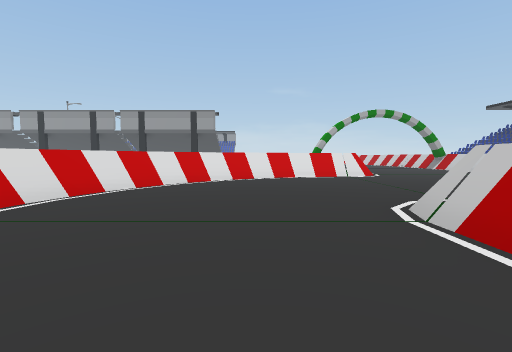
View 1 (above)

18 first-person views from a walk through a scene from a Unity 3-D project. The camera is 1.3 m above the floor, tilts 4° down and sees 85° across. The floor is counted in squares, 2 m on a side. Each view is taken from the middle of a square. On the plan, view 1 faces up. The plan holds only what a view shows up to about 9 squares ahead; the rest is blank. The place goes on beyond the plan.

View 2
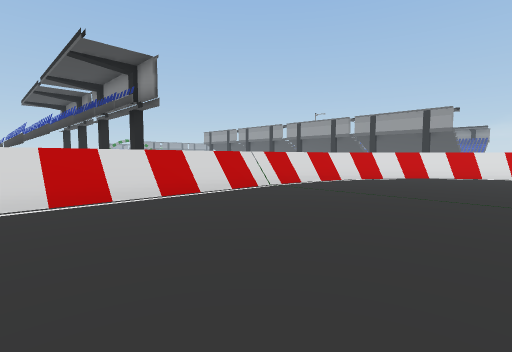

View 3
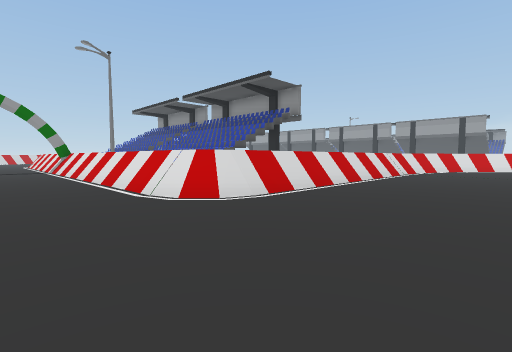

View 4
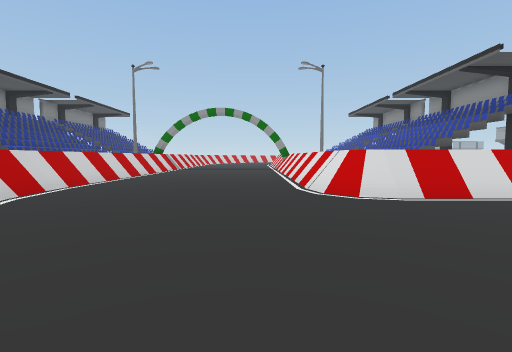

View 5
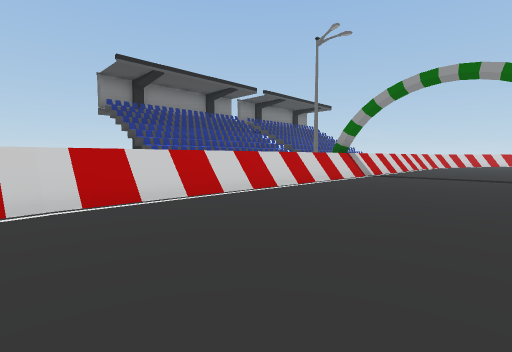

View 6
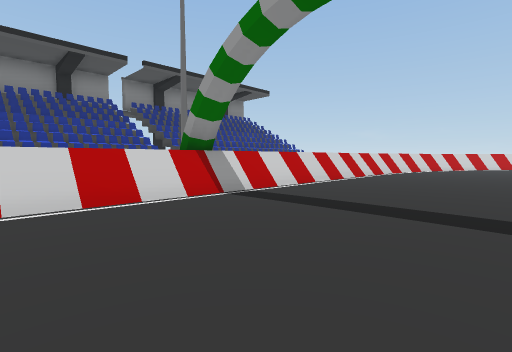

View 7
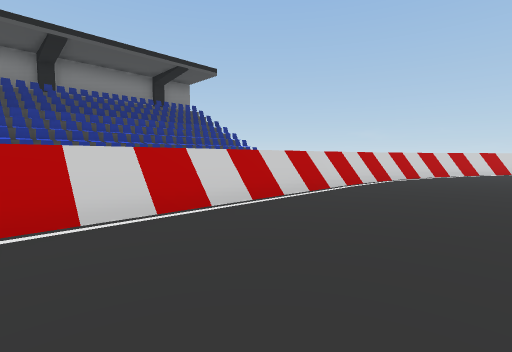

View 8
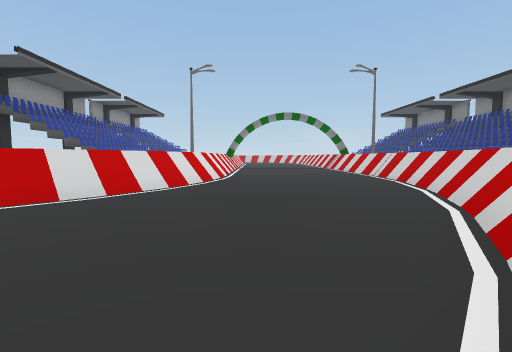

View 9
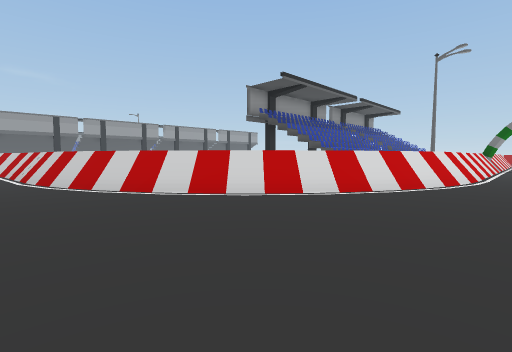

View 10
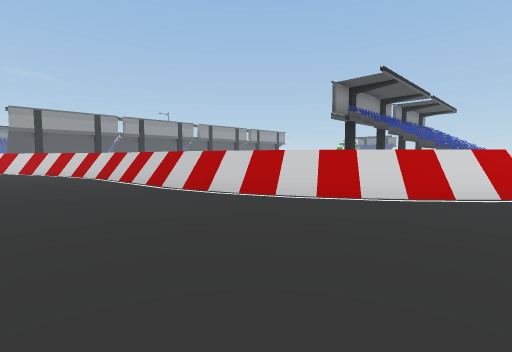

View 11
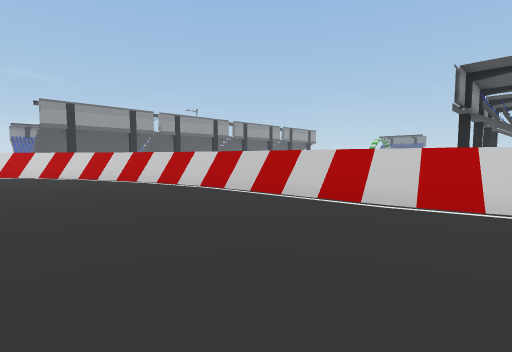

View 12
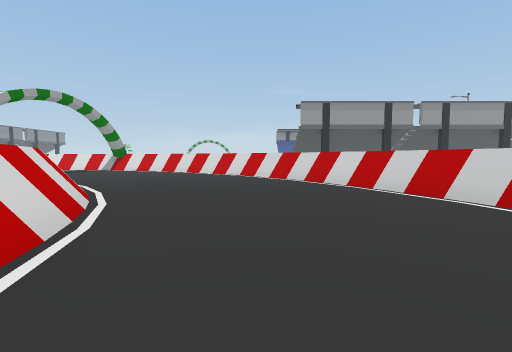

View 13
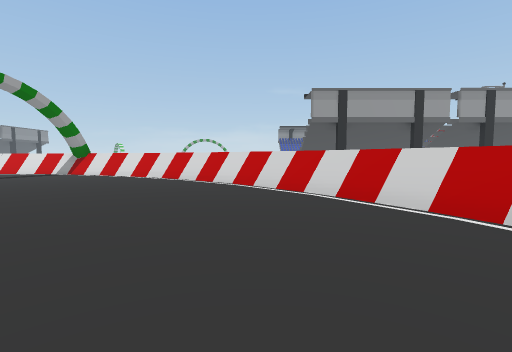

View 14
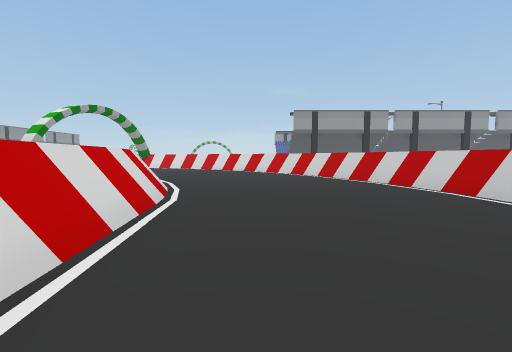

View 15
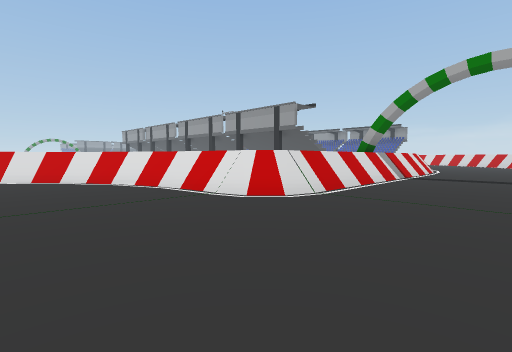

View 16
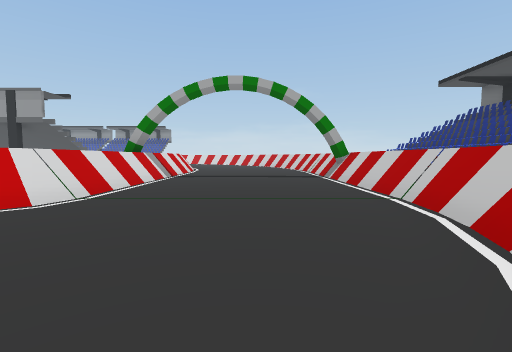

View 17
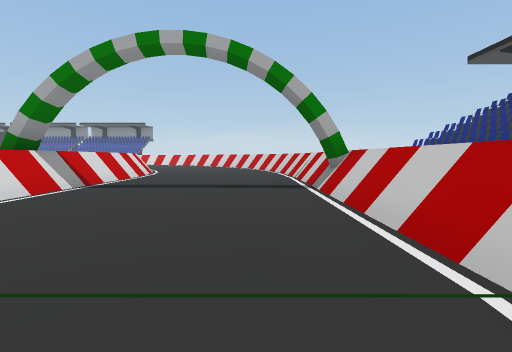

View 18
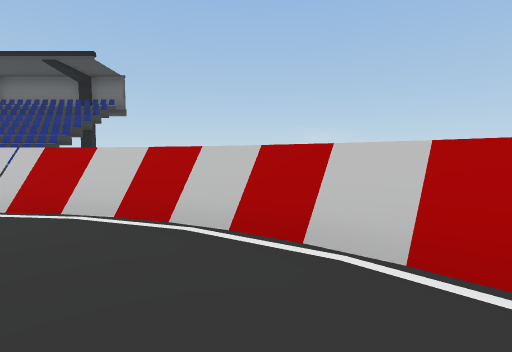

### Floor plan
Key: @ floor where view 1 was taken; # wall or solid block; . floor; ^ raised ledge.
Columns run from 35 left of view 1 to 10 right of it. Each row starts with its distance up from view 1.
 16                                        #.....^
 15 ##                                     #.....#
 14 .##                                    #.....^
 13 ..###                                  #.....^
 12 ...##                                  #.....^
 11 ....##                                 #.....^
 10 .....##                              ###.....^
  9 ......#                           #####.....##
  8 #.....##                         ##.........##
  7 #.....##                        ##..........#
  6 ##.....#                        #..........##
  5  #.....#                       ##......    #
  4  #.....#                       #......
  3  #.....#                       #.....#
  2  #.....##                      #.....#
  1   .....##                      #.....
  0    .....#                      #...@.
 -1     ....##                     #.....
 -2     .....#                     #.....
 -3     .....##                    #....
 -4     ......###                  #....
 -5       ......#####            ###....
 -6       .........###       ######.....
 -7       ...............................
 -8         ............................
 -9         #..........................
-10         ###.......................
-11           #######################

Positions as (right, up) in squares from view 1, and headings:
1: (0, 0), facing up
2: (1, -2), facing up-left
3: (0, -8), facing up-left
4: (1, -7), facing left
5: (-4, -7), facing down-left
6: (-10, -7), facing down-left
7: (-14, -8), facing down-left
8: (-29, -7), facing right
9: (-29, -7), facing up-right
10: (-31, -4), facing up-right
11: (-32, 0), facing up-right
12: (-32, 3), facing up
13: (-32, 6), facing up
14: (-32, 0), facing up
15: (7, 6), facing up-left
16: (7, 6), facing up
17: (8, 9), facing up
18: (6, 7), facing right
